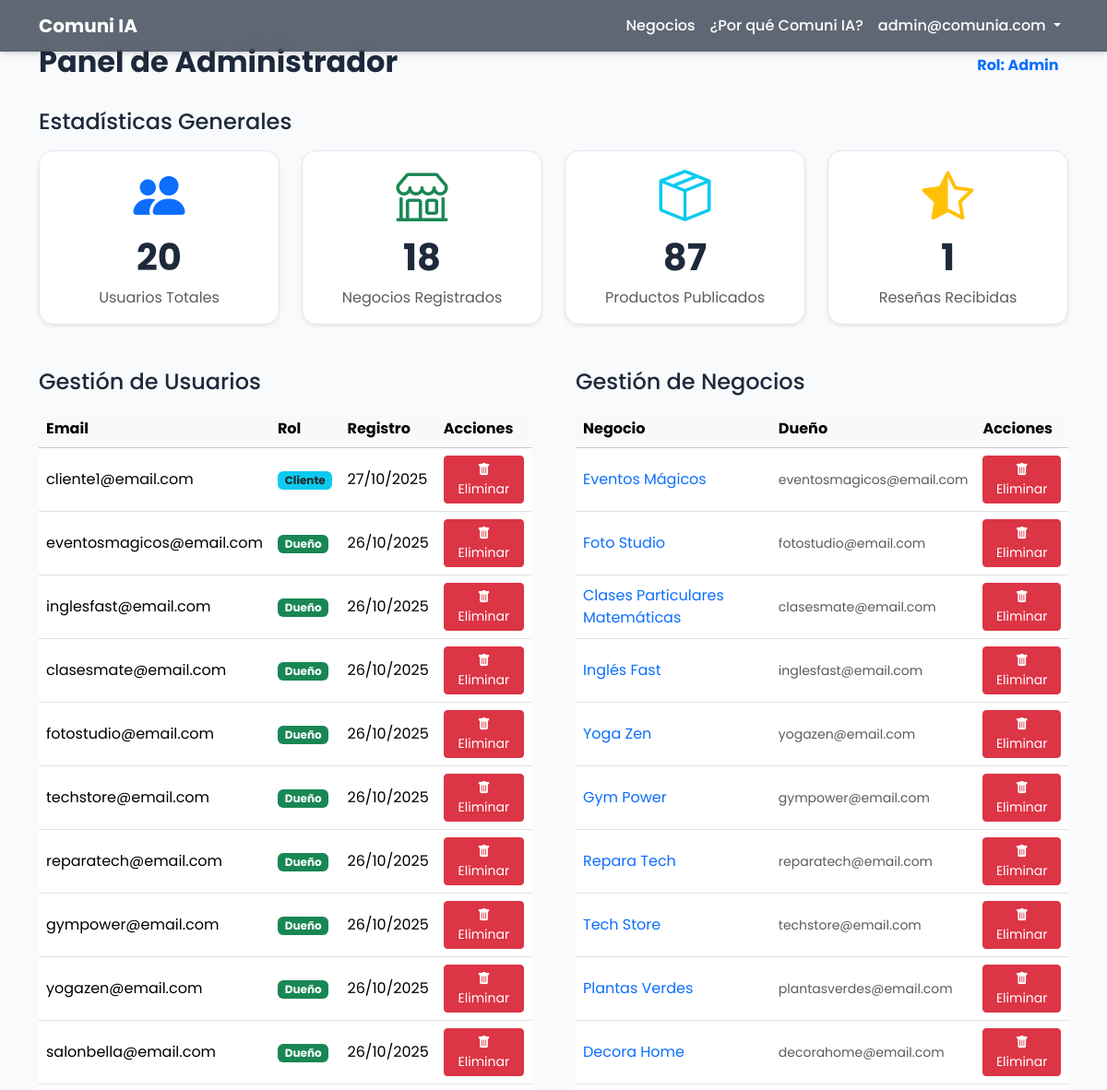
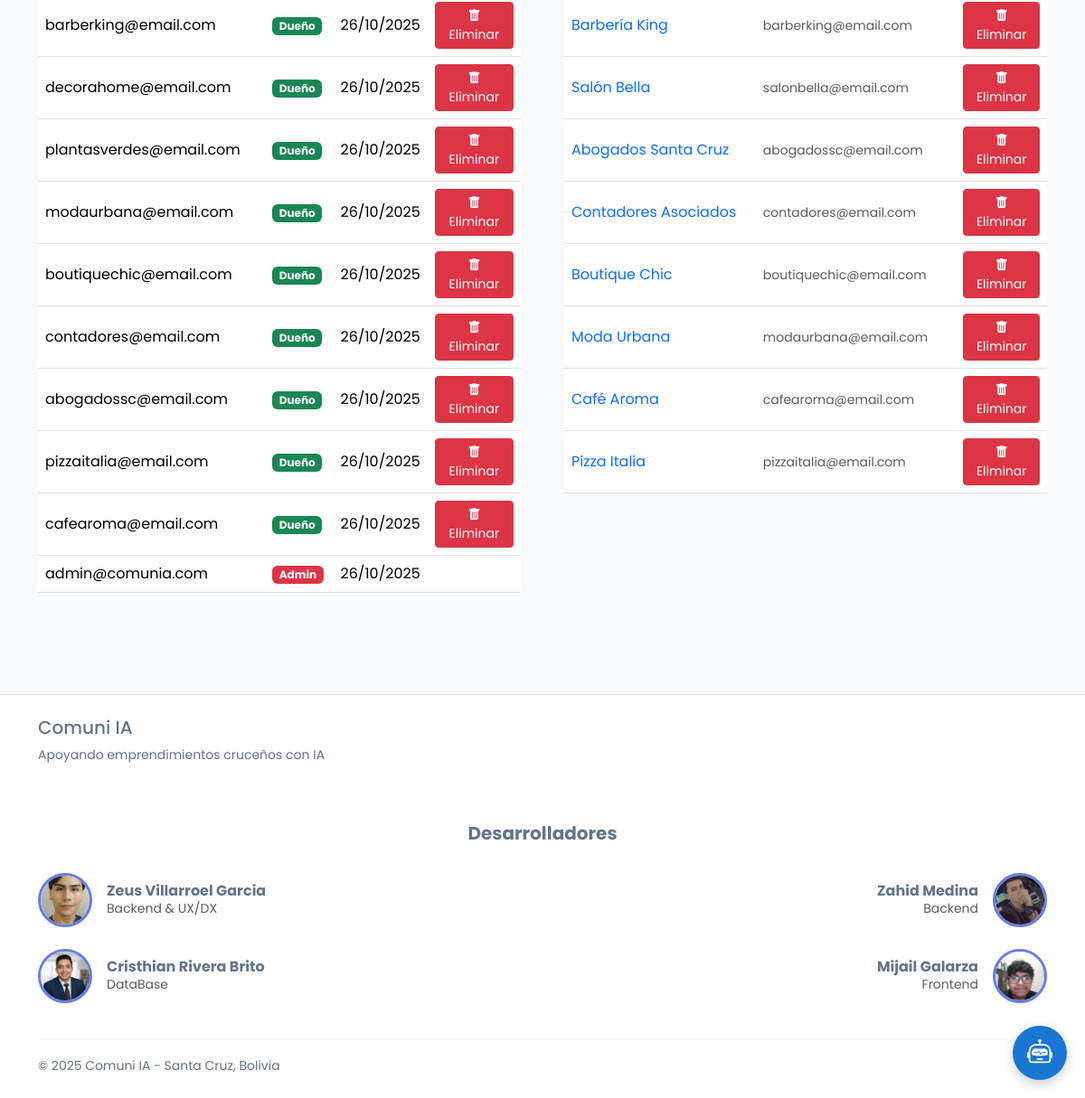
Page /admin/dashboard (signed in) on the committed database (2 pictures, top to bottom).
### app.py (models this page shows, shortened)
class User(db.Model):
    __tablename__ = 'users'
    id = db.Column(db.Integer, primary_key=True)
    email = db.Column(db.String(120), unique=True, nullable=False)
    password_hash = db.Column(db.String(200), nullable=False)
    business_id = db.Column(db.Integer, db.ForeignKey('businesses.id'), nullable=True)
    ci = db.Column(db.String(20), nullable=True)  # NUEVO CAMPO
    role = db.Column(db.String(20), default='user')
    created_at = db.Column(db.DateTime, default=db.func.now())
    is_active = db.Column(db.Boolean, default=True, nullable=False)

class Business(db.Model):
    __tablename__ = 'businesses'
    id = db.Column(db.Integer, primary_key=True)
    name = db.Column(db.String(160), nullable=False)
    description = db.Column(db.Text, nullable=False)
    logo = db.Column(db.String(500), nullable=True)  # Ruta relativa a static/uploads
    location = db.Column(db.String(160), nullable=False, default="Santa Cruz, Bolivia")
    category = db.Column(db.String(100), nullable=False, default="Servicios")
    phone = db.Column(db.String(20), nullable=True)
    nit = db.Column(db.String(20), nullable=True)  # NUEVO CAMPO
    latitude = db.Column(db.Float, nullable=True)
    longitude = db.Column(db.Float, nullable=True)
    email = db.Column(db.String(120), nullable=True)
    whatsapp = db.Column(db.String(20), nullable=True)
    reviews = db.relationship('Review', backref='business', lazy=True, cascade="all, delete-orphan")
    products = db.relationship('Product', backref='business', lazy=True, cascade="all, delete-orphan")
    favorited_by = db.relationship('User', secondary=favorites, lazy='subquery', backref=db.backref('favorite_businesses', lazy=True))
    viewed_by = db.relationship('User', secondary=business_views, lazy='subquery', backref=db.backref('viewed_businesses', lazy=True))
    is_active = db.Column(db.Boolean, default=True, nullable=False)

### app.py (the view)
@app.route('/admin/dashboard', strict_slashes=False)
@admin_required
def admin_dashboard():
    stats = {
        'total_users': User.query.count(),
        'total_businesses': Business.query.count(),
        'total_products': Product.query.count(),
        'total_reviews': Review.query.count()
    }
    businesses_with_owners = db.session.query(Business, User.email).outerjoin(User, Business.id == User.business_id).order_by(Business.id.desc()).all()
    all_users = User.query.order_by(User.created_at.desc()).all()
    return render_template('admin_dashboard.html',
                           stats=stats,
                           businesses_with_owners=businesses_with_owners,
                           all_users=all_users)

### app.py (called while the page is built)
def admin_required(f):
    @wraps(f)
    def decorated_function(*args, **kwargs):
        if 'user_id' not in session:
            return redirect(url_for('login'))
        user = User.query.get(session['user_id'])
        if not user or user.role != 'admin':
            abort(403)
        return f(*args, **kwargs)
    return decorated_function

### templates/admin_dashboard.html (shortened to what this page needs)
{% extends "layout.html" %}
{% block content %}
<div class="container py-5">
    <div class="d-flex justify-content-between align-items-center mb-4">
        <h1 class="h2 fw-bold">Panel de Administrador</h1>
        <span class="badge bg-primary-soft text-primary fs-6">Rol: Admin</span>
    </div>
    <section class="mb-5">
        <h2 class="h4 mb-3">Estadísticas Generales</h2>
        <div class="row g-4">
            <div class="col-lg-3 col-md-6">
                <div class="card text-center h-100 shadow-sm">
                    <div class="card-body">
                        <i class="bi bi-people-fill display-4 text-primary"></i>
                        <h3 class="card-title fs-1 fw-bold mt-2">{{ stats.total_users }}</h3>
                        <p class="card-text text-muted">Usuarios Totales</p>
                    </div>
                </div>
            </div>
            <div class="col-lg-3 col-md-6">
                <div class="card text-center h-100 shadow-sm">
                    <div class="card-body">
                        <i class="bi bi-shop display-4 text-success"></i>
                        <h3 class="card-title fs-1 fw-bold mt-2">{{ stats.total_businesses }}</h3>
                        <p class="card-text text-muted">Negocios Registrados</p>
                    </div>
                </div>
            </div>
            <div class="col-lg-3 col-md-6">
                <div class="card text-center h-100 shadow-sm">
                    <div class="card-body">
                        <i class="bi bi-box-seam display-4 text-info"></i>
                        <h3 class="card-title fs-1 fw-bold mt-2">{{ stats.total_products }}</h3>
                        <p class="card-text text-muted">Productos Publicados</p>
                    </div>
                </div>
            </div>
            <div class="col-lg-3 col-md-6">
                <div class="card text-center h-100 shadow-sm">
                    <div class="card-body">
                        <i class="bi bi-star-half display-4 text-warning"></i>
                        <h3 class="card-title fs-1 fw-bold mt-2">{{ stats.total_reviews }}</h3>
                        <p class="card-text text-muted">Reseñas Recibidas</p>
                    </div>
                </div>
            </div>
        </div>
    </section>
    <div class="row g-5">
        <div class="col-lg-6">
            <section>
                <h2 class="h4 mb-3">Gestión de Usuarios</h2>
                <div class="table-responsive">
                    <table class="table table-hover align-middle">
                        <thead class="table-light">
                            <tr>
                                <th>Email</th>
                                <th>Rol</th>
                                <th>Registro</th>
                                <th>Acciones</th>
                            </tr>
                        </thead>
                        <tbody>
                            {% for user in all_users %}
                            <tr class="{{ 'table-secondary text-muted' if not user.is_active }}">
                                <td>
                                    {{ user.email }}
                                </td>
                                <td>
                                    {% if user.role == 'admin' %}
                                        <span class="badge bg-danger">Admin</span>
                                    {% elif user.role == 'user' %}
                                        <span class="badge bg-success">Dueño</span>
                                    {% elif user.role == 'client' %}
                                        <span class="badge bg-info text-dark">Cliente</span>
                                    {% else %}
                                        <span class="badge bg-secondary">Cliente</span>
                                    {% endif %}
                                </td>
                                <td>
                                    {% if user.created_at %}
                                        {{ user.created_at.strftime('%d/%m/%Y') }}
                                    {% else %}
                                        <span class="text-muted">N/A</span>
                                    {% endif %}
                                </td>
                                <td>
                                    {% if user.role != 'admin' %}
                                    <button class="btn btn-sm btn-danger"
                                            data-url="{{ url_for('delete_user', user_id=user.id) }}"
                                            data-email="{{ user.email }}"
                                            onclick="deleteUser(this.dataset.url, this.dataset.email)">
                                        <i class="bi bi-trash-fill"></i> Eliminar
                                    </button>
                                    {% endif %}
                                </td>
                            </tr>
                            {% else %}
                            <tr>
                                <td colspan="4" class="text-center">No hay usuarios registrados.</td>
                            </tr>
                            {% endfor %}
                        </tbody>
                    </table>
                </div>
            </section>
        </div>
        <div class="col-lg-6">
            <section>
                <h2 class="h4 mb-3">Gestión de Negocios</h2>
                <div class="table-responsive">
                    <table class="table table-hover align-middle">
                        <thead class="table-light">
                            <tr>
                                <th>Negocio</th>
                                <th>Dueño</th>
                                <th>Acciones</th>
                            </tr>
                        </thead>
                        <tbody>
                            {% for business, owner_email in businesses_with_owners %}
                            <tr class="{{ 'table-secondary text-muted' if not business.is_active }}">
                                <td>
                                    <a href="{{ url_for('profile', id=business.id) }}" class="text-decoration-none">{{ business.name }}</a>
                                </td>
                                <td class="text-muted small">{{ owner_email or 'Sin dueño asignado' }}</td>
                                <td>
                                    <button class="btn btn-sm btn-danger"
                                            data-url="{{ url_for('delete_business', id=business.id) }}"
                                            data-name="{{ business.name }}"
                                            onclick="deleteBusiness(this.dataset.url, this.dataset.name)">
                                        <i class="bi bi-trash-fill"></i> Eliminar
                                    </button>
                                </td>
                            </tr>
                            {% else %}
                            <tr>
                                <td colspan="3" class="text-center">No hay negocios registrados.</td>
                            </tr>
                            {% endfor %}
                        </tbody>
                    </table>
                </div>
            </section>
        </div>
    </div>
</div>
{% endblock %}

### templates/layout.html (shortened to what this page needs)
<!doctype html>
<html lang="es">
<head>
  <link href="https://cdn.jsdelivr.net/npm/bootstrap@5.3.3/dist/css/bootstrap.min.css" rel="stylesheet"/>
  <link href="{{ url_for('static', filename='css/styles.css') }}" rel="stylesheet"/>
  <link rel="stylesheet" href="{{ url_for('static', filename='css/chatbot.css') }}"/>
  <link rel="stylesheet" href="https://cdn.jsdelivr.net/npm/bootstrap-icons@1.11.3/font/bootstrap-icons.css">
  <link rel="stylesheet" href="https://cdn.jsdelivr.net/npm/driver.js@1.0.1/dist/driver.css"/>
  <link rel="stylesheet" href="{{ url_for('static', filename='css/custom-driver.css') }}"/>
  <link rel="stylesheet" href="{{ url_for('static', filename='css/developers.css') }}"/>
</head>
<body>
<nav class="navbar navbar-expand-lg navbar-dark fixed-top navbar-main">
  <div class="container">
    <a class="navbar-brand fw-bold" href="{{ url_for('home') }}">
      Comuni IA
    </a>
    <div class="collapse navbar-collapse" id="navbarNav">
      <ul class="navbar-nav ms-auto align-items-lg-center">
        <li class="nav-item"><a href="{{ url_for('home') }}#destacados" class="nav-link">Negocios</a></li>
        <li class="nav-item"><a href="{{ url_for('home') }}#sobre" class="nav-link">¿Por qué Comuni IA?</a></li>
        {% if session.user_id %}
        <li class="nav-item dropdown">
          <a class="nav-link dropdown-toggle" href="#" id="navbarDropdown" role="button" data-bs-toggle="dropdown" aria-expanded="false">
            {{ session.user_email }}
          </a>
        </li>
        {% else %}
        <li class="nav-item"><a href="{{ url_for('login') }}" class="nav-link">Iniciar Sesión</a></li>
        <li class="nav-item ms-lg-2"><a href="{{ url_for('join') }}" class="btn btn-primary rounded-pill px-3">Registra tu Negocio</a></li>
        {% endif %}
      </ul>
    </div>
  </div>
</nav>
{% block content %}{% endblock %}
<footer class="main-footer">
  <div class="container">
    <div class="row">
      <div class="col-md-6">
        <h5>Comuni IA</h5>
        <p class="small">Apoyando emprendimientos cruceños con IA</p>
      </div>
      <div class="col-md-6 text-md-end">
      </div>
    </div>
    <div class="row mt-5">
      <div class="col-12 text-center">
        <h5 class="fw-bold">Desarrolladores</h5>
      </div>
    </div>
    <div class="row align-items-center mt-4">
      <div class="col-12 col-md-6 mb-4">
        <div class="d-flex align-items-center">
          <img src="{{ url_for('static', filename='uploads/zeus.jpeg') }}" alt="Zeus Villarroel Garcia" class="developer-photo me-3">
          <div>
            <h6 class="mb-0 fw-bold">Zeus Villarroel Garcia</h6>
            <p class="small text-muted mb-0">Backend & UX/DX</p>
          </div>
        </div>
      </div>
      <div class="col-12 col-md-6 mb-4">
        <div class="d-flex align-items-center justify-content-md-end">
          <div class="text-md-end me-3">
            <h6 class="mb-0 fw-bold">Zahid Medina</h6>
            <p class="small text-muted mb-0">Backend</p>
          </div>
          <img src="{{ url_for('static', filename='uploads/zahid.jpg') }}" alt="Zahid Medina" class="developer-photo">
        </div>
      </div>
      <div class="col-12 col-md-6 mb-4">
        <div class="d-flex align-items-center">
          <img src="{{ url_for('static', filename='uploads/cristhian.jpeg') }}" alt="Cristhian Rivera Brito" class="developer-photo me-3">
          <div>
            <h6 class="mb-0 fw-bold">Cristhian Rivera Brito</h6>
            <p class="small text-muted mb-0">DataBase</p>
          </div>
        </div>
      </div>
      <div class="col-12 col-md-6 mb-4">
        <div class="d-flex align-items-center justify-content-md-end">
          <div class="text-md-end me-3">
            <h6 class="mb-0 fw-bold">Mijail Galarza</h6>
            <p class="small text-muted mb-0">Frontend</p>
          </div>
          <img src="{{ url_for('static', filename='uploads/mijail.jpeg') }}" alt="Mijail Galarza" class="developer-photo">
        </div>
      </div>
    </div>
    <hr class="my-3">
    <small>&copy; 2025 Comuni IA - Santa Cruz, Bolivia</small>
  </div>
</footer>
{% include '_chatbot.html' %}
</body>
</html>

### static/css/styles.css (style rules this page uses)
:root { --primary-color: #667eea; --secondary-color: #764ba2; --text-dark: #1e293b; --text-light: #64748b; --bg-light: #f8fafc; --white: #ffffff; --border-color: #e2e8f0; --shadow: 0 4px 6px -1px rgba(0, 0, 0, 0.1), 0 2px 4px -2px rgba(0, 0, 0, 0.1); --shadow-lg: 0 10px 15px -3px rgba(0, 0, 0, 0.1), 0 4px 6px -4px rgba(0, 0, 0, 0.1); }
body { font-family: 'Poppins', sans-serif; background-color: var(--bg-light); color: var(--text-dark); }
.navbar { background-color: var(--white) !important; box-shadow: var(--shadow); }
.navbar-main { background-color: rgba(30, 41, 59, 0.7) !important; backdrop-filter: blur(10px); transition: background-color 0.3s ease-in-out; }
.navbar-main .nav-link, .navbar-main .navbar-brand { color: var(--white) !important; }
.navbar-brand { font-weight: bold; color: var(--primary-color) !important; }
.nav-link { color: var(--text-light) !important; font-weight: 500; transition: color 0.3s ease; }
.card { border: 1px solid var(--border-color); border-radius: 16px; overflow: hidden; transition: all 0.3s ease; box-shadow: var(--shadow); }
.card-title { color: var(--text-dark); font-weight: 600; }
footer.main-footer { background-color: var(--white); color: var(--text-light); padding: 1.5rem 0; margin-top: 3rem; border-top: 1px solid var(--border-color); }

### static/css/chatbot.css (style rules this page uses)
hr { border: 0; border-top: 1px dashed #ddd; margin: 14px 0; }

### static/css/custom-driver.css (style rules this page uses)
:root { --driver-popover-bg: #ffffff; --driver-popover-title-color: #1e293b; --driver-popover-description-color: #64748b; --driver-button-bg: #667eea; --driver-button-hover-bg: #764ba2; --driver-button-text-color: #ffffff; --driver-overlay-bg: rgba(30, 41, 59, 0.7); }

### static/css/developers.css (style rules this page uses)
.developer-photo { width: 60px; height: 60px; border-radius: 50%; object-fit: cover; border: 3px solid var(--primary-color); }

### rows in the picture
User: user_email "admin@comunia.com", email "admin@comunia.com", role "Admin", created_at "26/10/2025"
User: email "cliente1@email.com", role "Cliente", created_at "27/10/2025"
User: email "eventosmagicos@email.com", role "Dueño", created_at "26/10/2025", name "Eventos Mágicos"
User: email "inglesfast@email.com", role "Dueño", created_at "26/10/2025", name "Inglés Fast"
User: email "clasesmate@email.com", role "Dueño", created_at "26/10/2025", name "Clases Particulares Matemáticas"
User: email "fotostudio@email.com", role "Dueño", created_at "26/10/2025", name "Foto Studio"
User: email "techstore@email.com", role "Dueño", created_at "26/10/2025", name "Tech Store"
User: email "reparatech@email.com", role "Dueño", created_at "26/10/2025", name "Repara Tech"
User: email "gympower@email.com", role "Dueño", created_at "26/10/2025", name "Gym Power"
User: email "yogazen@email.com", role "Dueño", created_at "26/10/2025", name "Yoga Zen"
User: email "salonbella@email.com", role "Dueño", created_at "26/10/2025", name "Salón Bella"
User: email "barberking@email.com", role "Dueño", created_at "26/10/2025", name "Barbería King"
User: email "decorahome@email.com", role "Dueño", created_at "26/10/2025", name "Decora Home"
User: email "plantasverdes@email.com", role "Dueño", created_at "26/10/2025", name "Plantas Verdes"
User: email "modaurbana@email.com", role "Dueño", created_at "26/10/2025", name "Moda Urbana"
User: email "boutiquechic@email.com", role "Dueño", created_at "26/10/2025", name "Boutique Chic"
User: email "contadores@email.com", role "Dueño", created_at "26/10/2025", name "Contadores Asociados"
User: email "abogadossc@email.com", role "Dueño", created_at "26/10/2025", name "Abogados Santa Cruz"
User: email "pizzaitalia@email.com", role "Dueño", created_at "26/10/2025", name "Pizza Italia"
User: email "cafearoma@email.com", role "Dueño", created_at "26/10/2025", name "Café Aroma"

### other values in the picture
{{ stats.total_users }} "20"
{{ stats.total_businesses }} "18"
{{ stats.total_products }} "87"
{{ stats.total_reviews }} "1"
